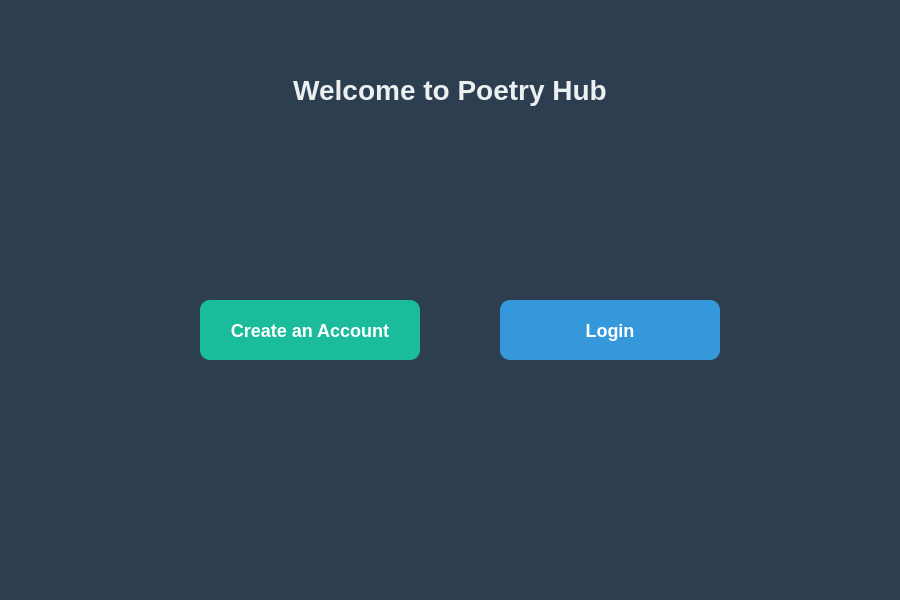
<?xml version="1.0" encoding="UTF-8"?>
<ui version="4.0">
 <class>MainWindow</class>
 <widget class="QMainWindow" name="MainWindow">
  <property name="geometry">
   <rect>
    <x>0</x>
    <y>0</y>
    <width>900</width>
    <height>600</height>
   </rect>
  </property>
  <property name="windowTitle">
   <string>Poetry Hub</string>
  </property>
  <property name="styleSheet">
   <string notr="true">
    background-color: #2C3E50;
    color: white;
   </string>
  </property>
  <widget class="QWidget" name="centralwidget">
   <widget class="QLabel" name="titleLabel">
    <property name="geometry">
     <rect>
      <x>250</x>
      <y>50</y>
      <width>400</width>
      <height>80</height>
     </rect>
    </property>
    <property name="styleSheet">
     <string notr="true">
      font-size: 28px;
      font-weight: bold;
      background: none;
      color: #ECF0F1;
     </string>
    </property>
    <property name="text">
     <string>Welcome to Poetry Hub</string>
    </property>
    <property name="alignment">
     <set>Qt::AlignmentFlag::AlignCenter</set>
    </property>
   </widget>
   <widget class="QPushButton" name="registerButton">
    <property name="geometry">
     <rect>
      <x>200</x>
      <y>300</y>
      <width>220</width>
      <height>60</height>
     </rect>
    </property>
    <property name="styleSheet">
     <string notr="true">
      background-color: #1ABC9C;
      font-size: 18px;
      font-weight: bold;
      color: white;
      border-radius: 10px;
     </string>
    </property>
    <property name="text">
     <string>Create an Account</string>
    </property>
   </widget>
   <widget class="QPushButton" name="loginButton">
    <property name="geometry">
     <rect>
      <x>500</x>
      <y>300</y>
      <width>220</width>
      <height>60</height>
     </rect>
    </property>
    <property name="styleSheet">
     <string notr="true">
      background-color: #3498DB;
      font-size: 18px;
      font-weight: bold;
      color: white;
      border-radius: 10px;
     </string>
    </property>
    <property name="text">
     <string>Login</string>
    </property>
   </widget>
  </widget>
  <widget class="QMenuBar" name="menubar"/>
  <widget class="QStatusBar" name="statusbar"/>
 </widget>
 <resources/>
 <connections/>
</ui>
